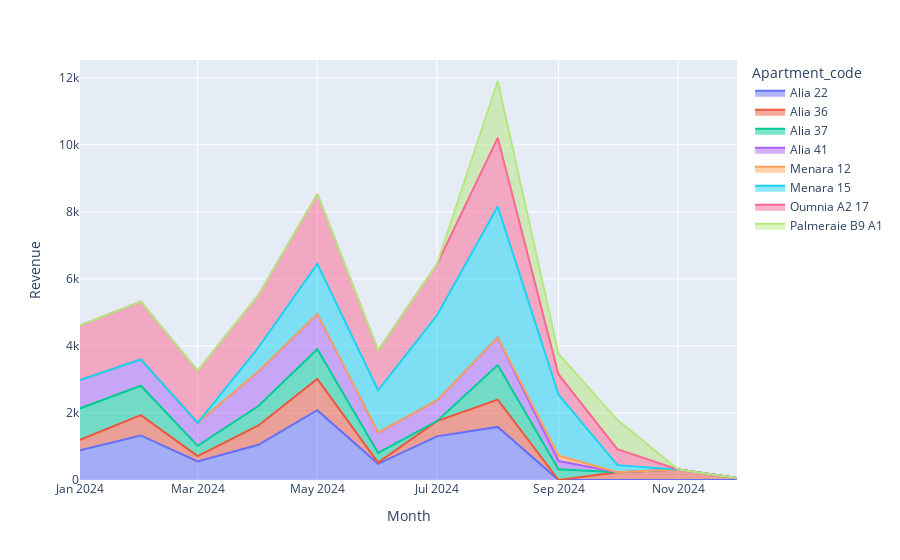

The notebook cell this image was saved under:
### Code cell
fig = px.area(df, x="Month", y="Revenue", color='Apartment_code')
fig.show()

### Figure 1 — Plotly figure (JSON) as saved in the notebook; plotly's stock layout.template omitted (floating-point values rounded to 4 significant figures)
{"data": [{"fillpattern": {"shape": ""}, "hovertemplate": "Apartment_code=Alia 22<br>Month=%{x}<br>Revenue=%{y}<extra></extra>", "legendgroup": "Alia 22", "line": {"color": "#636efa"}, "marker": {"symbol": "circle"}, "mode": "lines", "name": "Alia 22", "orientation": "v", "showlegend": true, "stackgroup": "1", "type": "scatter", "x": ["2024-01", "2024-02", "2024-03", "2024-04", "2024-05", "2024-06", "2024-07", "2024-08", "2024-09", "2024-10", "2024-11", "2024-12"], "xaxis": "x", "y": [883.0, 1329.0, 555.9, 1049.0, 2081.0, 482.9, 1302.0, 1583.0, 0, 0, 0, 0], "yaxis": "y"}, {"fillpattern": {"shape": ""}, "hovertemplate": "Apartment_code=Alia 36<br>Month=%{x}<br>Revenue=%{y}<extra></extra>", "legendgroup": "Alia 36", "line": {"color": "#EF553B"}, "marker": {"symbol": "circle"}, "mode": "lines", "name": "Alia 36", "orientation": "v", "showlegend": true, "stackgroup": "1", "type": "scatter", "x": ["2024-01", "2024-02", "2024-03", "2024-04", "2024-05", "2024-06", "2024-07", "2024-08", "2024-09", "2024-10", "2024-11", "2024-12"], "xaxis": "x", "y": [316.7, 607.5, 154.6, 577.1, 932.4, 34.84, 455.0, 813.8, 0, 233.8, 311.9, 61.88], "yaxis": "y"}, {"fillpattern": {"shape": ""}, "hovertemplate": "Apartment_code=Alia 37<br>Month=%{x}<br>Revenue=%{y}<extra></extra>", "legendgroup": "Alia 37", "line": {"color": "#00cc96"}, "marker": {"symbol": "circle"}, "mode": "lines", "name": "Alia 37", "orientation": "v", "showlegend": true, "stackgroup": "1", "type": "scatter", "x": ["2024-01", "2024-02", "2024-03", "2024-04", "2024-05", "2024-06", "2024-07", "2024-08", "2024-09", "2024-10", "2024-11", "2024-12"], "xaxis": "x", "y": [935.1, 875.9, 308.8, 580.7, 889.2, 288.9, 0, 1030.0, 318.1, 0, 0, 0], "yaxis": "y"}, {"fillpattern": {"shape": ""}, "hovertemplate": "Apartment_code=Alia 41<br>Month=%{x}<br>Revenue=%{y}<extra></extra>", "legendgroup": "Alia 41", "line": {"color": "#ab63fa"}, "marker": {"symbol": "circle"}, "mode": "lines", "name": "Alia 41", "orientation": "v", "showlegend": true, "stackgroup": "1", "type": "scatter", "x": ["2024-01", "2024-02", "2024-03", "2024-04", "2024-05", "2024-06", "2024-07", "2024-08", "2024-09", "2024-10", "2024-11", "2024-12"], "xaxis": "x", "y": [847.6, 783.1, 685.5, 1028.0, 1046.0, 603.3, 619.1, 821.4, 246.9, 0, 0, 0], "yaxis": "y"}, {"fillpattern": {"shape": ""}, "hovertemplate": "Apartment_code=Menara 12<br>Month=%{x}<br>Revenue=%{y}<extra></extra>", "legendgroup": "Menara 12", "line": {"color": "#FFA15A"}, "marker": {"symbol": "circle"}, "mode": "lines", "name": "Menara 12", "orientation": "v", "showlegend": true, "stackgroup": "1", "type": "scatter", "x": ["2024-01", "2024-02", "2024-03", "2024-04", "2024-05", "2024-06", "2024-07", "2024-08", "2024-09", "2024-10", "2024-11", "2024-12"], "xaxis": "x", "y": [0, 0, 0, 0, 0, 0, 0, 0, 163.4, 0, 0, 0], "yaxis": "y"}, {"fillpattern": {"shape": ""}, "hovertemplate": "Apartment_code=Menara 15<br>Month=%{x}<br>Revenue=%{y}<extra></extra>", "legendgroup": "Menara 15", "line": {"color": "#19d3f3"}, "marker": {"symbol": "circle"}, "mode": "lines", "name": "Menara 15", "orientation": "v", "showlegend": true, "stackgroup": "1", "type": "scatter", "x": ["2024-01", "2024-02", "2024-03", "2024-04", "2024-05", "2024-06", "2024-07", "2024-08", "2024-09", "2024-10", "2024-11", "2024-12"], "xaxis": "x", "y": [0, 0, 0, 721.0, 1498.0, 1268.0, 2534.0, 3909.0, 1817.0, 209.2, 0, 0], "yaxis": "y"}, {"fillpattern": {"shape": ""}, "hovertemplate": "Apartment_code=Oumnia A2 17<br>Month=%{x}<br>Revenue=%{y}<extra></extra>", "legendgroup": "Oumnia A2 17", "line": {"color": "#FF6692"}, "marker": {"symbol": "circle"}, "mode": "lines", "name": "Oumnia A2 17", "orientation": "v", "showlegend": true, "stackgroup": "1", "type": "scatter", "x": ["2024-01", "2024-02", "2024-03", "2024-04", "2024-05", "2024-06", "2024-07", "2024-08", "2024-09", "2024-10", "2024-11", "2024-12"], "xaxis": "x", "y": [1622.0, 1721.0, 1549.0, 1556.0, 2079.0, 1182.0, 1522.0, 2050.0, 602.0, 479.4, 0, 0], "yaxis": "y"}, {"fillpattern": {"shape": ""}, "hovertemplate": "Apartment_code=Palmeraie B9 A1<br>Month=%{x}<br>Revenue=%{y}<extra></extra>", "legendgroup": "Palmeraie B9 A1", "line": {"color": "#B6E880"}, "marker": {"symbol": "circle"}, "mode": "lines", "name": "Palmeraie B9 A1", "orientation": "v", "showlegend": true, "stackgroup": "1", "type": "scatter", "x": ["2024-01", "2024-02", "2024-03", "2024-04", "2024-05", "2024-06", "2024-07", "2024-08", "2024-09", "2024-10", "2024-11", "2024-12"], "xaxis": "x", "y": [0, 0, 0, 0, 0, 0, 0, 1695.0, 611.4, 871.8, 0, 0], "yaxis": "y"}], "layout": {"legend": {"title": {"text": "Apartment_code"}, "tracegroupgap": 0}, "margin": {"t": 60}, "xaxis": {"anchor": "y", "domain": [0, 1], "title": {"text": "Month"}}, "yaxis": {"anchor": "x", "domain": [0, 1], "title": {"text": "Revenue"}}}}
